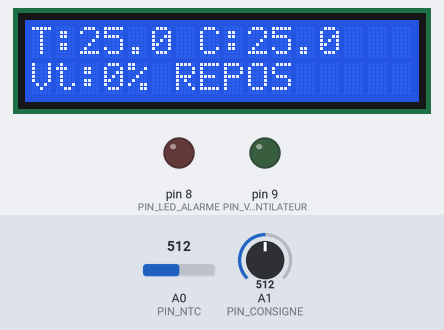
This sketch was run on a simulated Arduino Uno, built with avr-gcc and run on an emulated ATmega328P. Parts: 16×2 character LCD, output pins drawn as LEDs (lit = HIGH). The inputs (shaded band) are chosen by the test bench; at power-on: A0 (PIN_NTC) = 512, A1 (PIN_CONSIGNE) = 512. What the sketch prints to the serial monitor is not drawn.

Above: at 1.2 s.
1.3 s: A0 (PIN_NTC) set to 504
At 2.6 s:
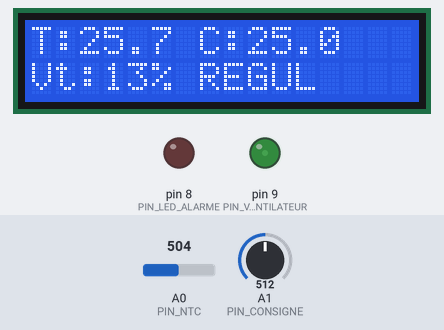
3.0 s: A1 (PIN_CONSIGNE) set to 122
At 4.0 s:
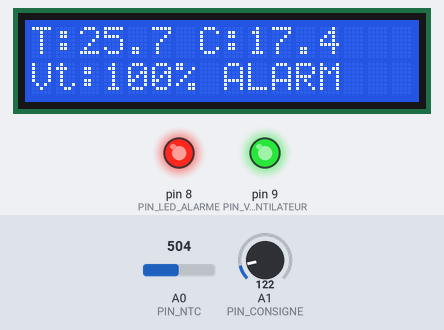
4.5 s: A0 (PIN_NTC) set to 511
At 5.2 s:
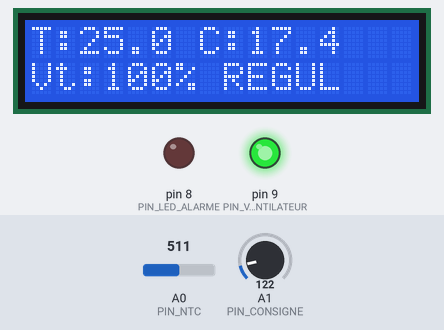
6.0 s: A1 (PIN_CONSIGNE) set to 111
At 6.3 s:
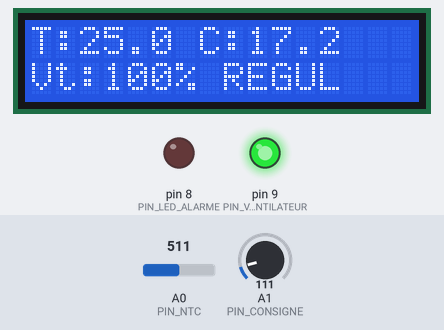
7.5 s: A1 (PIN_CONSIGNE) set to 99
At 8.6 s:
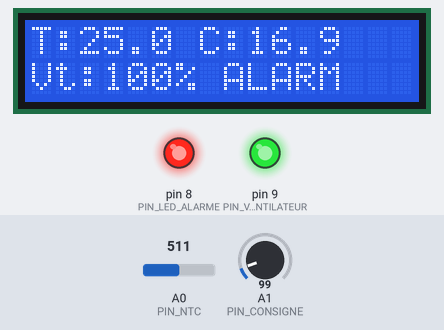
9.0 s: A0 (PIN_NTC) set to 306
At 9.8 s:
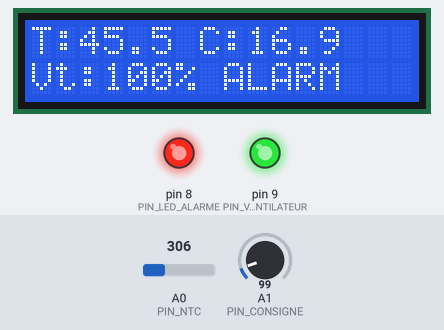
Timing chart, 0 to 11.5 s (numbered marks = the images above; inputs shaded):
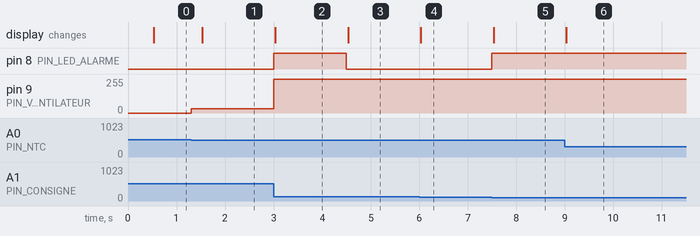

The sketch:

src.ino
```cpp
// ============================================================================
//  Régulateur proportionnel de vitesse de ventilateur — croquis principal
//  Chaîne complète : mesure (FP1) + consigne (FP2) + régulation (FP3) +
//  ventilateur (FP4). LCD (FP5) et LED d'alarme (FP6) ajoutés ensuite.
//
//  Ordonnancement NON BLOQUANT à deux cadences (EP1, EC3) :
//    - régulation : toutes les 100 ms (mesurer -> décider -> agir)
//    - affichage  : toutes les 500 ms (restituer)
//  Aucun delay() : tout est cadencé par comparaison de millis().
// ============================================================================

#include "capteur_temp.h"
#include "consigne.h"
#include "regulation.h"
#include "actionneur.h"
#include "alarme.h"
#include "affichage.h"

const unsigned long PERIODE_REGULATION_MS = 100;  // EP1 : boucle à 10 Hz
const unsigned long PERIODE_AFFICHAGE_MS  = 500;  // EF6 : trace toutes les 500 ms

unsigned long derniereRegulation = 0;
unsigned long dernierAffichage   = 0;

// État courant, partagé entre la boucle de régulation et l'affichage.
SortieRegulation regCourante = { 0.0f, 0, REPOS };
float tempCourante     = 0.0f;
float consigneCourante = 0.0f;

void setup() {
  Serial.begin(9600);
  initialiserActionneur();
  initialiserAlarme();
  initialiserAffichage();
  Serial.println("== Regulateur ventilateur : systeme complet ==");
}

void loop() {
  unsigned long maintenant = millis();

  // --- Boucle de RÉGULATION (100 ms) : mesurer -> décider -> agir ---
  if (maintenant - derniereRegulation >= PERIODE_REGULATION_MS) {
    derniereRegulation = maintenant;

    tempCourante     = lireTemperature();
    consigneCourante = lireConsigne();
    regCourante      = calculerRegulation(tempCourante, consigneCourante);
    appliquerCommande(regCourante.commande);      // FP4 : PWM vers le ventilateur
    majAlarme(regCourante.etat);                  // FP6 : LED d'alarme sur seuil
  }

  // --- AFFICHAGE (500 ms) : restituer l'état ---
  if (maintenant - dernierAffichage >= PERIODE_AFFICHAGE_MS) {
    dernierAffichage = maintenant;

    // FP5 : restitution autonome sur l'écran LCD.
    majAffichage(tempCourante, consigneCourante, regCourante.commande, regCourante.etat);

    // Restitution sur la liaison série (dev + tests).
    Serial.print("T=");        Serial.print(tempCourante, 1);
    Serial.print(" C | Cons="); Serial.print(consigneCourante, 1);
    Serial.print(" C | e=");    Serial.print(regCourante.erreur, 1);
    Serial.print(" | PWM=");    Serial.print(regCourante.commande);
    Serial.print(" | ETAT=");   Serial.println(nomEtat(regCourante.etat));
  }
}
```

actionneur.cpp
```cpp
#include <Arduino.h>
#include "actionneur.h"

void initialiserActionneur() {
  pinMode(PIN_VENTILATEUR, OUTPUT);
}

void appliquerCommande(int pwm) {
  // PIÈGE : analogWrite() ne produit PAS une vraie tension analogique (l'Uno n'a
  // pas de DAC). C'est un signal PWM (carré, ~490 Hz sur D9) dont on fait varier
  // le RAPPORT CYCLIQUE. Le moteur (ou la LED) réagit à la tension MOYENNE :
  //   V_moyenne = Vcc * pwm / 255
  // pwm=0 -> 0 % (arrêt) ; pwm=128 -> ~50 % ; pwm=255 -> 100 %.
  analogWrite(PIN_VENTILATEUR, pwm);
}
```

actionneur.h
```cpp
#ifndef ACTIONNEUR_H
#define ACTIONNEUR_H

// ============================================================================
//  Module AGIR — Commande de la vitesse du ventilateur (FP4)
//  La vitesse est pilotée en PWM sur une broche dédiée.
//
//  SUR MATÉRIEL RÉEL : cette broche attaque la GRILLE d'un MOSFET qui commute le
//  moteur, avec une DIODE DE ROUE LIBRE (cf. architecture.md §3). On ne pilote
//  JAMAIS un moteur directement depuis une broche (courant trop faible, surtension
//  inductive à la coupure).
//
//  EN SIMULATION Wokwi : Wokwi ne fournit pas de moteur CC. On visualise donc le
//  rapport cyclique par la LUMINOSITÉ d'une LED sur D9 (proxy honnête de la vitesse).
// ============================================================================

const int PIN_VENTILATEUR = 9;   // D9 : broche PWM (Timer1). Cf. architecture.md §4.

// Configure la broche du ventilateur en sortie.
void initialiserActionneur();

// Applique la commande de vitesse (rapport cyclique PWM, 0..255).
void appliquerCommande(int pwm);

#endif // ACTIONNEUR_H
```

affichage.cpp
```cpp
#include <Arduino.h>
#include <LiquidCrystal_I2C.h>
#include "affichage.h"

// Écran à l'adresse I²C 0x27, 16 colonnes x 2 lignes.
// Le bus I²C utilise A4 (SDA) et A5 (SCL) sur l'Uno — broches imposées.
static LiquidCrystal_I2C lcd(0x27, 16, 2);

// Abréviation de l'état sur 5 caractères (l'écran ne fait que 16 colonnes).
static const char* etatCourt(EtatRegulation etat) {
  switch (etat) {
    case REPOS:      return "REPOS";
    case REGULATION: return "REGUL";
    case ALARME:     return "ALARM";
    default:         return "?";
  }
}

void initialiserAffichage() {
  lcd.init();        // initialise le contrôleur I²C (appelle Wire.begin())
  lcd.backlight();   // allume le rétroéclairage
}

void majAffichage(float tMesuree, float tConsigne, int pwm, EtatRegulation etat) {
  int pourcent = (int) round(pwm * 100.0 / 255.0);   // vitesse ventilateur en %

  // On construit chaque ligne dans un tampon de largeur FIXE (16 car.) :
  // "%-16s" justifie à gauche et complète avec des espaces -> efface les résidus
  // de l'affichage précédent, sans jamais dépasser 16 colonnes.
  // NB : sur AVR, printf("%f") est désactivé par défaut -> on convertit les float
  // avec dtostrf() avant de les insérer via %s.
  char valT[8], valC[8], contenu[24], ligne[17];

  dtostrf(tMesuree, 0, 1, valT);   // ex. "25.0"
  dtostrf(tConsigne, 0, 1, valC);

  // Ligne 1 : température mesurée et consigne.
  snprintf(contenu, sizeof(contenu), "T:%s C:%s", valT, valC);
  snprintf(ligne, sizeof(ligne), "%-16s", contenu);
  lcd.setCursor(0, 0);
  lcd.print(ligne);

  // Ligne 2 : vitesse ventilateur (%) et état abrégé.
  snprintf(contenu, sizeof(contenu), "Vt:%d%% %s", pourcent, etatCourt(etat));
  snprintf(ligne, sizeof(ligne), "%-16s", contenu);
  lcd.setCursor(0, 1);
  lcd.print(ligne);
}
```

affichage.h
```cpp
#ifndef AFFICHAGE_H
#define AFFICHAGE_H

#include "regulation.h"   // pour EtatRegulation

// ============================================================================
//  Module COMMUNIQUER — Affichage sur écran LCD 16x2 I²C (FP5)
//  Restitue en autonomie : température mesurée, consigne, vitesse ventilateur (%)
//  et état courant. Introduit une LIBRAIRIE EXTERNE (LiquidCrystal_I2C) et le
//  BUS I²C (broches imposées de l'Uno : A4 = SDA, A5 = SCL ; cf. architecture.md §4).
// ============================================================================

void initialiserAffichage();

// Met à jour les deux lignes de l'écran avec l'état courant du système.
void majAffichage(float tMesuree, float tConsigne, int pwm, EtatRegulation etat);

#endif // AFFICHAGE_H
```

alarme.cpp
```cpp
#include <Arduino.h>
#include "alarme.h"

void initialiserAlarme() {
  pinMode(PIN_LED_ALARME, OUTPUT);
  digitalWrite(PIN_LED_ALARME, LOW);   // éteinte au démarrage
}

void majAlarme(EtatRegulation etat) {
  // LED allumée UNIQUEMENT en état ALARME (EF7). Sortie tout-ou-rien simple.
  digitalWrite(PIN_LED_ALARME, (etat == ALARME) ? HIGH : LOW);
}
```

alarme.h
```cpp
#ifndef ALARME_H
#define ALARME_H

#include "regulation.h"   // pour le type EtatRegulation

// ============================================================================
//  Module COMMUNIQUER — Signalement d'anomalie thermique (FP6)
//  Allume une LED dès que le système est en état ALARME (écart e >= seuil, EF7),
//  c.-à-d. quand le refroidissement est saturé mais la température reste trop haute.
// ============================================================================

const int PIN_LED_ALARME = 8;   // D8 : sortie numérique. Cf. architecture.md §4.

// Configure la broche de la LED d'alarme en sortie (éteinte au départ).
void initialiserAlarme();

// Met à jour la LED en fonction de l'état courant : allumée SSI état == ALARME.
void majAlarme(EtatRegulation etat);

#endif // ALARME_H
```

capteur_temp.cpp
```cpp
#include <Arduino.h>
#include "capteur_temp.h"

// Conversion ADC -> température, détaillée en 4 étapes explicites
// (plutôt qu'une formule condensée) pour rester lisible et défendable.
float lireTemperature() {
  // Étape 1 — Lecture ADC : entier 0..1023.
  // PIÈGE : la résolution est 10 bits (0..1023), PAS 0..255 ni 0..4095.
  int adc = analogRead(PIN_NTC);

  // Garde-fou numérique : aux extrémités (0 ou 1023), le calcul du diviseur
  // à l'étape 3 diviserait par zéro (-> inf / NaN). On borne donc l'ADC.
  if (adc < 1)    adc = 1;
  if (adc > 1022) adc = 1022;

  // Étape 2 — Tension au point milieu du diviseur (V).
  float tension = adc * TENSION_ALIM / 1023.0;

  // Étape 3 — Résistance de la NTC par la loi du diviseur de tension.
  // Montage : VCC --[R_FIXE]-- (point A0) --[NTC]-- GND
  //   => la NTC est la branche basse, d'où :  R_ntc = R_FIXE * V / (Vcc - V)
  float r_ntc = R_FIXE * tension / (TENSION_ALIM - tension);

  // Étape 4 — Température par l'équation Beta (Steinhart-Hart simplifiée) :
  //   1/T = 1/T0 + (1/Beta) * ln(R_ntc / R0)      avec T en KELVIN
  float invT = 1.0 / T0_KELVIN + (1.0 / BETA) * log(r_ntc / R0);
  float tempKelvin = 1.0 / invT;

  // Retour en degrés Celsius (0 K = -273,15 °C).
  return tempKelvin - 273.15;
}
```

capteur_temp.h
```cpp
#ifndef CAPTEUR_TEMP_H
#define CAPTEUR_TEMP_H

// ============================================================================
//  Module ACQUÉRIR — Lecture de la température via thermistance NTC (FP1)
//  Réalise la chaîne d'acquisition décrite dans docs/architecture.md §2 :
//    analogRead (ADC 10 bits) -> tension -> résistance NTC -> température (°C)
// ============================================================================

// Broche de mesure = point milieu du diviseur de tension NTC.
// Cf. table de correspondance des pins, architecture.md §4.
const int PIN_NTC = A0;

// Tension d'alimentation du diviseur (V). L'Uno alimente le capteur en 5 V.
const float TENSION_ALIM = 5.0;

// --- Paramètres physiques du capteur ---------------------------------------
// Le module NTC de Wokwi intègre un pont diviseur : une résistance fixe de
// 10 kΩ et une thermistance NTC de 10 kΩ à 25 °C, de coefficient Beta = 3950.
// En montage DISCRET réel, R_FIXE serait une résistance physique à câbler
// soi-même (cf. schéma du diviseur, architecture.md §2).
const float R_FIXE    = 10000.0;   // résistance fixe du diviseur (Ω)
const float R0        = 10000.0;   // résistance nominale de la NTC à T0 (Ω)
const float T0_KELVIN = 298.15;    // température nominale = 25 °C, en kelvin
const float BETA      = 3950.0;    // coefficient Beta de la NTC (K)

// Lit la broche NTC et renvoie la température mesurée, en degrés Celsius.
float lireTemperature();

#endif // CAPTEUR_TEMP_H
```

consigne.cpp
```cpp
#include <Arduino.h>
#include "consigne.h"

float lireConsigne() {
  // Lecture ADC 10 bits : 0..1023 selon la position du potentiomètre.
  int adc = analogRead(PIN_CONSIGNE);

  // Conversion en consigne EN FLOTTANT.
  // PIÈGE : on n'utilise PAS la fonction map() d'Arduino. map() travaille en
  // arithmétique ENTIÈRE et tronque : sur une plage de 25 °C étalée sur 1024
  // pas, on n'obtiendrait jamais de décimales et on perdrait de la résolution.
  // On fait donc l'interpolation linéaire en float :
  //   position 0      -> CONSIGNE_MIN
  //   position 1023   -> CONSIGNE_MAX
  float fraction = adc / 1023.0;
  return CONSIGNE_MIN + fraction * (CONSIGNE_MAX - CONSIGNE_MIN);
}
```

consigne.h
```cpp
#ifndef CONSIGNE_H
#define CONSIGNE_H

// ============================================================================
//  Module ACQUÉRIR — Lecture de la consigne de température (FP2)
//  Le potentiomètre est un diviseur de tension réglable : sa position fixe une
//  tension sur A1, lue par l'ADC (0..1023) puis convertie en consigne (°C).
// ============================================================================

// Broche de lecture du curseur (SIG) du potentiomètre.
// Cf. table de correspondance des pins, architecture.md §4.
const int PIN_CONSIGNE = A1;

// Bornes de la consigne réglable (cf. EF2, cahier-des-charges.md).
// Plage CENTRÉE sur la température nominale du procédé (25 °C) : une plage
// entièrement au-dessus du point de fonctionnement rendrait l'essentiel de la
// course du potentiomètre inopérante (e <= 0 -> REPOS). Cf. validation.md §8.
const float CONSIGNE_MIN = 15.0;   // °C — potentiomètre en butée basse
const float CONSIGNE_MAX = 35.0;   // °C — potentiomètre en butée haute

// Lit le potentiomètre et renvoie la consigne demandée, en degrés Celsius.
float lireConsigne();

#endif // CONSIGNE_H
```

regulation.cpp
```cpp
// Ce module ne fait que du calcul : aucune API Arduino (pas d'analogRead, de
// Serial...). On inclut donc <math.h> (pour round()) plutôt que <Arduino.h>.
// Conséquence : le fichier compile AUSSI sur PC -> tests unitaires natifs (g++).
#include <math.h>
#include "regulation.h"

SortieRegulation calculerRegulation(float tMesuree, float tConsigne) {
  SortieRegulation s;

  // Écart de régulation. Convention : e > 0 => trop chaud => il faut refroidir.
  s.erreur = tMesuree - tConsigne;

  // --- Loi proportionnelle : 3 branches, saturation EXPLICITE -------------
  if (s.erreur <= 0.0) {
    // Assez froid : ventilateur au repos.
    s.commande = PWM_MIN;
  } else if (s.erreur >= BANDE_PROPORTIONNELLE) {
    // Au-delà de la bande proportionnelle : commande saturée à 100 %.
    s.commande = PWM_MAX;
  } else {
    // Zone proportionnelle : commande linéaire en fonction de l'écart.
    // Calcul EN FLOTTANT puis arrondi : une division entière tronquerait.
    s.commande = (int) round((float) PWM_MAX * s.erreur / BANDE_PROPORTIONNELLE);
  }

  // --- Machine à états : combinatoire, déterminée par l'écart courant ------
  // (Pas d'hystérésis : conforme à EF7. L'hystérésis anti-scintillement est
  //  notée comme raffinement futur, au même titre que le passage en PID.)
  if (s.erreur >= SEUIL_ALARME) {
    s.etat = ALARME;        // refroidissement dépassé (déjà saturé) -> on alerte
  } else if (s.erreur > 0.0) {
    s.etat = REGULATION;    // on module activement la vitesse
  } else {
    s.etat = REPOS;         // rien à faire
  }

  return s;
}

const char* nomEtat(EtatRegulation etat) {
  switch (etat) {
    case REPOS:      return "REPOS";
    case REGULATION: return "REGULATION";
    case ALARME:     return "ALARME";
    default:         return "?";
  }
}
```

regulation.h
```cpp
#ifndef REGULATION_H
#define REGULATION_H

// ============================================================================
//  Module TRAITER — Régulation proportionnelle + machine à états (FP3, FP6)
//  Calcule l'écart e = T_mesurée − T_consigne, en déduit la commande PWM du
//  ventilateur (loi proportionnelle, cahier-des-charges.md §3) et l'état
//  courant du système (machine à états, EC5 ; cf. architecture.md §5).
// ============================================================================

// États nommés du système.
enum EtatRegulation { REPOS, REGULATION, ALARME };

// Résultat d'un cycle de régulation (regroupé pour rester observable/testable).
struct SortieRegulation {
  float erreur;          // e = T_mesurée − T_consigne (°C)
  int   commande;        // consigne de vitesse ventilateur, PWM 0..255
  EtatRegulation etat;   // état courant du système
};

// --- Paramètres de la loi (cahier-des-charges.md §3) -----------------------
const float BANDE_PROPORTIONNELLE = 5.0;   // BP (°C) : e >= BP  -> commande maxi
const int   PWM_MIN = 0;                    // ventilateur à l'arrêt
const int   PWM_MAX = 255;                  // ventilateur à 100 % (PWM 8 bits)
const float SEUIL_ALARME = 8.0;             // e >= seuil (°C)   -> état ALARME (EF7)

// Calcule la sortie de régulation à partir des mesures courantes (logique pure,
// sans effet de bord matériel -> testable en boucle ouverte).
SortieRegulation calculerRegulation(float tMesuree, float tConsigne);

// Nom lisible de l'état (pour l'affichage et les traces de test).
const char* nomEtat(EtatRegulation etat);

#endif // REGULATION_H
```

Measured:
- the behaviour switches between 512 and 511 on A0 (PIN_NTC) (found by bisection; images 0 and 1)
- the behaviour switches between 105 and 104 on A1 (PIN_CONSIGNE) (found by bisection; images 4 and 5)
- after the input at 1.3 s, pin 9 (PIN_VENTILATEUR): 0/255 → 33/255 at once; the display: changes after 0.23 s (image 1)
- after the input at 3.0 s, pin 8 (PIN_LED_ALARME): LOW → HIGH at once; pin 9 (PIN_VENTILATEUR): 33/255 → 255/255 at once; the display: changes at once (image 2)
- after the input at 4.5 s, pin 8 (PIN_LED_ALARME): HIGH → LOW at once; the display: changes at once (image 3)
- after the input at 6.0 s, the display: changes at once (image 4)
- after the input at 7.5 s, pin 8 (PIN_LED_ALARME): LOW → HIGH at once; the display: changes at once (image 5)
- after the input at 9.0 s, the display: changes at once (image 6)
